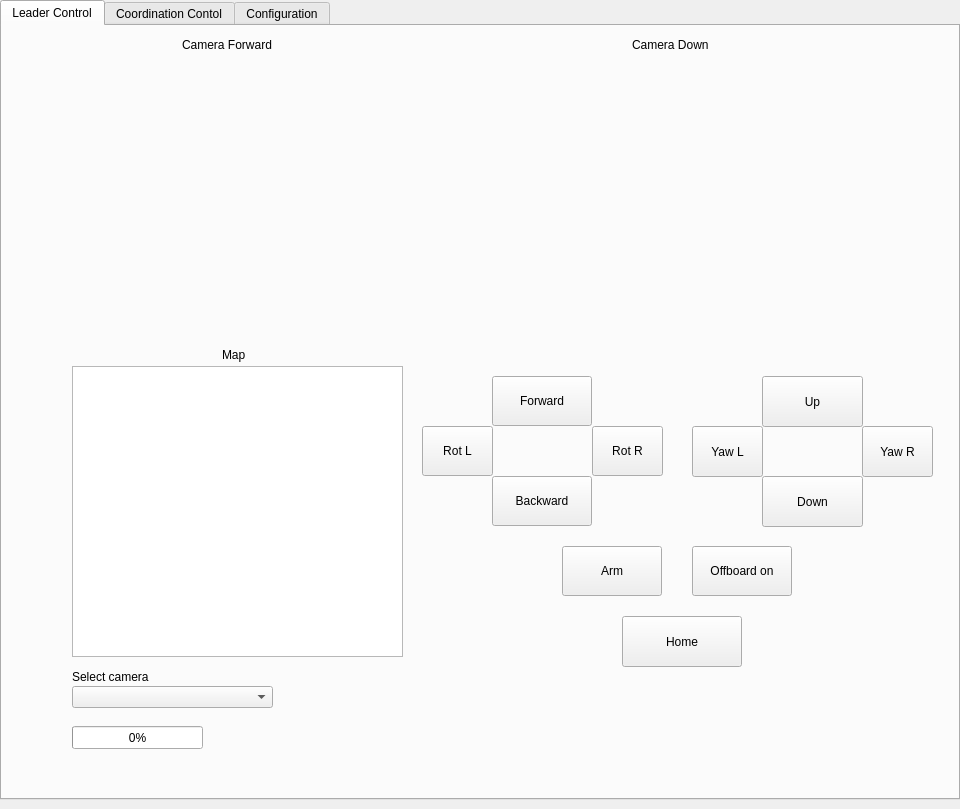
<?xml version="1.0" encoding="UTF-8"?>
<ui version="4.0">
 <class>MainWindow</class>
 <widget class="QWidget" name="MainWindow">
  <property name="geometry">
   <rect>
    <x>0</x>
    <y>0</y>
    <width>960</width>
    <height>809</height>
   </rect>
  </property>
  <property name="windowTitle">
   <string>UAV GUI</string>
  </property>
  <widget class="QWidget" name="centralwidget" native="true">
   <property name="geometry">
    <rect>
     <x>0</x>
     <y>0</y>
     <width>960</width>
     <height>800</height>
    </rect>
   </property>
   <widget class="QTabWidget" name="tabWidget">
    <property name="geometry">
     <rect>
      <x>0</x>
      <y>0</y>
      <width>960</width>
      <height>800</height>
     </rect>
    </property>
    <property name="currentIndex">
     <number>0</number>
    </property>
    <widget class="QWidget" name="leaderTab">
     <attribute name="title">
      <string>Leader Control</string>
     </attribute>
     <widget class="QPushButton" name="rotLeftButton">
      <property name="geometry">
       <rect>
        <x>420</x>
        <y>400</y>
        <width>71</width>
        <height>50</height>
       </rect>
      </property>
      <property name="text">
       <string>Rot L</string>
      </property>
     </widget>
     <widget class="QPushButton" name="forwardButton">
      <property name="geometry">
       <rect>
        <x>490</x>
        <y>350</y>
        <width>100</width>
        <height>50</height>
       </rect>
      </property>
      <property name="text">
       <string>Forward</string>
      </property>
     </widget>
     <widget class="QPushButton" name="rotRightButton">
      <property name="geometry">
       <rect>
        <x>590</x>
        <y>400</y>
        <width>71</width>
        <height>50</height>
       </rect>
      </property>
      <property name="text">
       <string>Rot R</string>
      </property>
     </widget>
     <widget class="QPushButton" name="upButton">
      <property name="geometry">
       <rect>
        <x>760</x>
        <y>350</y>
        <width>101</width>
        <height>51</height>
       </rect>
      </property>
      <property name="text">
       <string>Up</string>
      </property>
     </widget>
     <widget class="QPushButton" name="backwardButton">
      <property name="geometry">
       <rect>
        <x>490</x>
        <y>450</y>
        <width>100</width>
        <height>50</height>
       </rect>
      </property>
      <property name="text">
       <string>Backward</string>
      </property>
     </widget>
     <widget class="QWidget" name="forwardCameraLayoutWidget">
      <property name="geometry">
       <rect>
        <x>70</x>
        <y>30</y>
        <width>331</width>
        <height>271</height>
       </rect>
      </property>
      <layout class="QHBoxLayout" name="forwardCameraLayout" stretch="0">
       <item>
        <widget class="rqt_uav_gui_cpp::RatioLayoutedFrame" name="forwardCameraFrame_4">
         <property name="sizePolicy">
          <sizepolicy hsizetype="Expanding" vsizetype="Expanding">
           <horstretch>0</horstretch>
           <verstretch>0</verstretch>
          </sizepolicy>
         </property>
         <property name="minimumSize">
          <size>
           <width>80</width>
           <height>80</height>
          </size>
         </property>
         <property name="contextMenuPolicy">
          <enum>Qt::ActionsContextMenu</enum>
         </property>
         <property name="lineWidth">
          <number>1</number>
         </property>
        </widget>
       </item>
      </layout>
     </widget>
     <widget class="QWidget" name="downCameraLayoutWidget">
      <property name="geometry">
       <rect>
        <x>510</x>
        <y>30</y>
        <width>331</width>
        <height>271</height>
       </rect>
      </property>
      <layout class="QHBoxLayout" name="downCameraLayout" stretch="0">
       <item>
        <widget class="rqt_uav_gui_cpp::RatioLayoutedFrame" name="downCameraFrame_4">
         <property name="sizePolicy">
          <sizepolicy hsizetype="Expanding" vsizetype="Expanding">
           <horstretch>0</horstretch>
           <verstretch>0</verstretch>
          </sizepolicy>
         </property>
         <property name="minimumSize">
          <size>
           <width>80</width>
           <height>80</height>
          </size>
         </property>
         <property name="contextMenuPolicy">
          <enum>Qt::ActionsContextMenu</enum>
         </property>
         <property name="lineWidth">
          <number>1</number>
         </property>
        </widget>
       </item>
      </layout>
     </widget>
     <widget class="QPushButton" name="yawLeftButton">
      <property name="geometry">
       <rect>
        <x>690</x>
        <y>400</y>
        <width>71</width>
        <height>51</height>
       </rect>
      </property>
      <property name="text">
       <string>Yaw L</string>
      </property>
     </widget>
     <widget class="QPushButton" name="downButton">
      <property name="geometry">
       <rect>
        <x>760</x>
        <y>450</y>
        <width>101</width>
        <height>51</height>
       </rect>
      </property>
      <property name="text">
       <string>Down</string>
      </property>
     </widget>
     <widget class="QLabel" name="forwardCameraLabel">
      <property name="geometry">
       <rect>
        <x>180</x>
        <y>10</y>
        <width>120</width>
        <height>17</height>
       </rect>
      </property>
      <property name="text">
       <string>Camera Forward</string>
      </property>
     </widget>
     <widget class="QLabel" name="downCameraLabel">
      <property name="geometry">
       <rect>
        <x>630</x>
        <y>10</y>
        <width>120</width>
        <height>17</height>
       </rect>
      </property>
      <property name="text">
       <string>Camera Down</string>
      </property>
     </widget>
     <widget class="QPushButton" name="yawRightButton">
      <property name="geometry">
       <rect>
        <x>860</x>
        <y>400</y>
        <width>71</width>
        <height>51</height>
       </rect>
      </property>
      <property name="text">
       <string>Yaw R</string>
      </property>
     </widget>
     <widget class="QPushButton" name="endButton">
      <property name="geometry">
       <rect>
        <x>620</x>
        <y>590</y>
        <width>120</width>
        <height>51</height>
       </rect>
      </property>
      <property name="text">
       <string>Home</string>
      </property>
     </widget>
     <widget class="QPushButton" name="armButton">
      <property name="geometry">
       <rect>
        <x>560</x>
        <y>520</y>
        <width>100</width>
        <height>50</height>
       </rect>
      </property>
      <property name="text">
       <string>Arm</string>
      </property>
     </widget>
     <widget class="QPushButton" name="offboardOnButton">
      <property name="geometry">
       <rect>
        <x>690</x>
        <y>520</y>
        <width>100</width>
        <height>50</height>
       </rect>
      </property>
      <property name="text">
       <string>Offboard on</string>
      </property>
     </widget>
     <widget class="QComboBox" name="leaderBox">
      <property name="geometry">
       <rect>
        <x>70</x>
        <y>660</y>
        <width>201</width>
        <height>22</height>
       </rect>
      </property>
     </widget>
     <widget class="QLabel" name="leaderLabel">
      <property name="geometry">
       <rect>
        <x>70</x>
        <y>640</y>
        <width>310</width>
        <height>21</height>
       </rect>
      </property>
      <property name="text">
       <string>Select camera</string>
      </property>
     </widget>
     <widget class="QGraphicsView" name="graphicsView">
      <property name="geometry">
       <rect>
        <x>70</x>
        <y>340</y>
        <width>331</width>
        <height>291</height>
       </rect>
      </property>
     </widget>
     <widget class="QLabel" name="forwardCameraLabel_3">
      <property name="geometry">
       <rect>
        <x>220</x>
        <y>320</y>
        <width>31</width>
        <height>17</height>
       </rect>
      </property>
      <property name="text">
       <string>Map</string>
      </property>
     </widget>
     <widget class="QwtScaleWidget" name="ScaleWidget">
      <property name="geometry">
       <rect>
        <x>10</x>
        <y>340</y>
        <width>60</width>
        <height>291</height>
       </rect>
      </property>
     </widget>
     <widget class="QProgressBar" name="progressBatteryBar">
      <property name="geometry">
       <rect>
        <x>70</x>
        <y>700</y>
        <width>131</width>
        <height>23</height>
       </rect>
      </property>
      <property name="palette">
       <palette>
        <active>
         <colorrole role="BrightText">
          <brush brushstyle="SolidPattern">
           <color alpha="255">
            <red>255</red>
            <green>255</green>
            <blue>255</blue>
           </color>
          </brush>
         </colorrole>
         <colorrole role="Highlight">
          <brush brushstyle="SolidPattern">
           <color alpha="255">
            <red>0</red>
            <green>255</green>
            <blue>0</blue>
           </color>
          </brush>
         </colorrole>
         <colorrole role="HighlightedText">
          <brush brushstyle="SolidPattern">
           <color alpha="255">
            <red>255</red>
            <green>255</green>
            <blue>255</blue>
           </color>
          </brush>
         </colorrole>
        </active>
        <inactive>
         <colorrole role="BrightText">
          <brush brushstyle="SolidPattern">
           <color alpha="255">
            <red>255</red>
            <green>255</green>
            <blue>255</blue>
           </color>
          </brush>
         </colorrole>
         <colorrole role="Highlight">
          <brush brushstyle="SolidPattern">
           <color alpha="255">
            <red>0</red>
            <green>255</green>
            <blue>0</blue>
           </color>
          </brush>
         </colorrole>
         <colorrole role="HighlightedText">
          <brush brushstyle="SolidPattern">
           <color alpha="255">
            <red>255</red>
            <green>255</green>
            <blue>255</blue>
           </color>
          </brush>
         </colorrole>
        </inactive>
        <disabled>
         <colorrole role="BrightText">
          <brush brushstyle="SolidPattern">
           <color alpha="255">
            <red>255</red>
            <green>255</green>
            <blue>255</blue>
           </color>
          </brush>
         </colorrole>
         <colorrole role="Highlight">
          <brush brushstyle="SolidPattern">
           <color alpha="255">
            <red>145</red>
            <green>145</green>
            <blue>145</blue>
           </color>
          </brush>
         </colorrole>
         <colorrole role="HighlightedText">
          <brush brushstyle="SolidPattern">
           <color alpha="255">
            <red>255</red>
            <green>255</green>
            <blue>255</blue>
           </color>
          </brush>
         </colorrole>
        </disabled>
       </palette>
      </property>
      <property name="value">
       <number>0</number>
      </property>
      <property name="alignment">
       <set>Qt::AlignCenter</set>
      </property>
     </widget>
    </widget>
    <widget class="QWidget" name="swarmTab">
     <attribute name="title">
      <string>Coordination Contol</string>
     </attribute>
     <widget class="QTableWidget" name="tableWidget">
      <property name="geometry">
       <rect>
        <x>10</x>
        <y>30</y>
        <width>591</width>
        <height>331</height>
       </rect>
      </property>
     </widget>
     <widget class="QLabel" name="minHeightLabel_3">
      <property name="geometry">
       <rect>
        <x>10</x>
        <y>0</y>
        <width>251</width>
        <height>30</height>
       </rect>
      </property>
      <property name="text">
       <string>Swarm info</string>
      </property>
     </widget>
     <widget class="QTabWidget" name="tabWidget_2">
      <property name="geometry">
       <rect>
        <x>610</x>
        <y>30</y>
        <width>341</width>
        <height>731</height>
       </rect>
      </property>
      <property name="currentIndex">
       <number>0</number>
      </property>
      <widget class="QWidget" name="tab">
       <attribute name="title">
        <string>Control</string>
       </attribute>
       <widget class="QPushButton" name="startButton_3">
        <property name="geometry">
         <rect>
          <x>10</x>
          <y>580</y>
          <width>151</width>
          <height>30</height>
         </rect>
        </property>
        <property name="text">
         <string>Start</string>
        </property>
       </widget>
       <widget class="QPushButton" name="homeButton_3">
        <property name="geometry">
         <rect>
          <x>170</x>
          <y>580</y>
          <width>161</width>
          <height>30</height>
         </rect>
        </property>
        <property name="text">
         <string>Home</string>
        </property>
       </widget>
       <widget class="QDoubleSpinBox" name="longitudeBox_3">
        <property name="geometry">
         <rect>
          <x>0</x>
          <y>410</y>
          <width>101</width>
          <height>22</height>
         </rect>
        </property>
       </widget>
       <widget class="QLabel" name="longitudeLabel_3">
        <property name="geometry">
         <rect>
          <x>0</x>
          <y>390</y>
          <width>71</width>
          <height>20</height>
         </rect>
        </property>
        <property name="text">
         <string>Longitude</string>
        </property>
       </widget>
       <widget class="QLabel" name="latitudeLabel_3">
        <property name="geometry">
         <rect>
          <x>130</x>
          <y>390</y>
          <width>71</width>
          <height>20</height>
         </rect>
        </property>
        <property name="text">
         <string>Latitude</string>
        </property>
       </widget>
       <widget class="QDoubleSpinBox" name="latitudeBox_3">
        <property name="geometry">
         <rect>
          <x>130</x>
          <y>410</y>
          <width>91</width>
          <height>22</height>
         </rect>
        </property>
       </widget>
       <widget class="QPushButton" name="addButton_3">
        <property name="geometry">
         <rect>
          <x>40</x>
          <y>530</y>
          <width>251</width>
          <height>30</height>
         </rect>
        </property>
        <property name="text">
         <string>Add Checkpoint</string>
        </property>
       </widget>
       <widget class="QDoubleSpinBox" name="altitudeBox_3">
        <property name="geometry">
         <rect>
          <x>250</x>
          <y>410</y>
          <width>91</width>
          <height>22</height>
         </rect>
        </property>
       </widget>
       <widget class="QLabel" name="altitudeLabel_3">
        <property name="geometry">
         <rect>
          <x>250</x>
          <y>390</y>
          <width>71</width>
          <height>20</height>
         </rect>
        </property>
        <property name="text">
         <string>Altitude</string>
        </property>
       </widget>
       <widget class="QProgressBar" name="progressBar_4">
        <property name="geometry">
         <rect>
          <x>0</x>
          <y>660</y>
          <width>341</width>
          <height>30</height>
         </rect>
        </property>
        <property name="value">
         <number>24</number>
        </property>
       </widget>
       <widget class="QLabel" name="progressLabel_4">
        <property name="geometry">
         <rect>
          <x>0</x>
          <y>630</y>
          <width>250</width>
          <height>20</height>
         </rect>
        </property>
        <property name="text">
         <string>Progress</string>
        </property>
       </widget>
       <widget class="QLabel" name="label">
        <property name="geometry">
         <rect>
          <x>0</x>
          <y>10</y>
          <width>121</width>
          <height>17</height>
         </rect>
        </property>
        <property name="font">
         <font>
          <pointsize>12</pointsize>
         </font>
        </property>
        <property name="text">
         <string>Swarm settings</string>
        </property>
       </widget>
       <widget class="Line" name="line">
        <property name="geometry">
         <rect>
          <x>0</x>
          <y>330</y>
          <width>341</width>
          <height>16</height>
         </rect>
        </property>
        <property name="orientation">
         <enum>Qt::Horizontal</enum>
        </property>
       </widget>
       <widget class="QLabel" name="label_2">
        <property name="geometry">
         <rect>
          <x>0</x>
          <y>350</y>
          <width>171</width>
          <height>17</height>
         </rect>
        </property>
        <property name="font">
         <font>
          <pointsize>12</pointsize>
         </font>
        </property>
        <property name="text">
         <string>Flight by Coordinates</string>
        </property>
       </widget>
       <widget class="QPushButton" name="armButton_2">
        <property name="geometry">
         <rect>
          <x>50</x>
          <y>460</y>
          <width>100</width>
          <height>50</height>
         </rect>
        </property>
        <property name="text">
         <string>Arm</string>
        </property>
       </widget>
       <widget class="QPushButton" name="offboardOnButton_2">
        <property name="geometry">
         <rect>
          <x>180</x>
          <y>460</y>
          <width>100</width>
          <height>50</height>
         </rect>
        </property>
        <property name="text">
         <string>Offboard on</string>
        </property>
       </widget>
       <widget class="QGroupBox" name="groupBox">
        <property name="geometry">
         <rect>
          <x>0</x>
          <y>20</y>
          <width>341</width>
          <height>321</height>
         </rect>
        </property>
        <property name="title">
         <string/>
        </property>
        <widget class="QPushButton" name="saveButton">
         <property name="geometry">
          <rect>
           <x>40</x>
           <y>210</y>
           <width>111</width>
           <height>30</height>
          </rect>
         </property>
         <property name="text">
          <string>Save</string>
         </property>
        </widget>
        <widget class="QLabel" name="minHeightLabel">
         <property name="geometry">
          <rect>
           <x>50</x>
           <y>90</y>
           <width>81</width>
           <height>30</height>
          </rect>
         </property>
         <property name="text">
          <string>Min Height</string>
         </property>
        </widget>
        <widget class="QDoubleSpinBox" name="longitudeBox_6">
         <property name="geometry">
          <rect>
           <x>50</x>
           <y>120</y>
           <width>91</width>
           <height>22</height>
          </rect>
         </property>
        </widget>
        <widget class="QComboBox" name="algorithmBox">
         <property name="geometry">
          <rect>
           <x>40</x>
           <y>50</y>
           <width>251</width>
           <height>31</height>
          </rect>
         </property>
        </widget>
        <widget class="QDoubleSpinBox" name="latitudeBox_6">
         <property name="geometry">
          <rect>
           <x>200</x>
           <y>120</y>
           <width>91</width>
           <height>22</height>
          </rect>
         </property>
        </widget>
        <widget class="QLabel" name="maxHeightLabel">
         <property name="geometry">
          <rect>
           <x>200</x>
           <y>90</y>
           <width>71</width>
           <height>30</height>
          </rect>
         </property>
         <property name="text">
          <string>Max Height</string>
         </property>
        </widget>
        <widget class="QLabel" name="distanceLabel_2">
         <property name="geometry">
          <rect>
           <x>50</x>
           <y>140</y>
           <width>71</width>
           <height>30</height>
          </rect>
         </property>
         <property name="text">
          <string>Parameter</string>
         </property>
        </widget>
        <widget class="QLabel" name="algorithmLabel">
         <property name="geometry">
          <rect>
           <x>40</x>
           <y>30</y>
           <width>251</width>
           <height>23</height>
          </rect>
         </property>
         <property name="text">
          <string>Algorithm</string>
         </property>
        </widget>
        <widget class="QDoubleSpinBox" name="parameterBox">
         <property name="geometry">
          <rect>
           <x>50</x>
           <y>170</y>
           <width>91</width>
           <height>22</height>
          </rect>
         </property>
        </widget>
        <widget class="QDoubleSpinBox" name="batteryBox">
         <property name="geometry">
          <rect>
           <x>200</x>
           <y>170</y>
           <width>91</width>
           <height>22</height>
          </rect>
         </property>
        </widget>
        <widget class="QLabel" name="distanceLabel_3">
         <property name="geometry">
          <rect>
           <x>200</x>
           <y>140</y>
           <width>141</width>
           <height>30</height>
          </rect>
         </property>
         <property name="text">
          <string>Landing battery level, %</string>
         </property>
        </widget>
        <widget class="QPushButton" name="loadButton">
         <property name="geometry">
          <rect>
           <x>180</x>
           <y>210</y>
           <width>111</width>
           <height>30</height>
          </rect>
         </property>
         <property name="text">
          <string>Load</string>
         </property>
        </widget>
        <widget class="QPushButton" name="addButton_4">
         <property name="geometry">
          <rect>
           <x>40</x>
           <y>260</y>
           <width>251</width>
           <height>30</height>
          </rect>
         </property>
         <property name="text">
          <string>Set</string>
         </property>
        </widget>
       </widget>
      </widget>
      <widget class="QWidget" name="tab_2">
       <attribute name="title">
        <string>Cameras</string>
       </attribute>
       <widget class="QWidget" name="forwardCameraLayoutWidget_4">
        <property name="geometry">
         <rect>
          <x>0</x>
          <y>40</y>
          <width>331</width>
          <height>271</height>
         </rect>
        </property>
        <layout class="QHBoxLayout" name="forwardCameraLayout_4">
         <item>
          <widget class="rqt_uav_gui_cpp::RatioLayoutedFrame" name="forwardCameraFrame_2">
           <property name="sizePolicy">
            <sizepolicy hsizetype="Expanding" vsizetype="Expanding">
             <horstretch>0</horstretch>
             <verstretch>0</verstretch>
            </sizepolicy>
           </property>
           <property name="minimumSize">
            <size>
             <width>80</width>
             <height>80</height>
            </size>
           </property>
           <property name="contextMenuPolicy">
            <enum>Qt::ActionsContextMenu</enum>
           </property>
           <property name="lineWidth">
            <number>1</number>
           </property>
          </widget>
         </item>
        </layout>
       </widget>
       <widget class="QLabel" name="forwardCameraLabel_6">
        <property name="geometry">
         <rect>
          <x>110</x>
          <y>20</y>
          <width>120</width>
          <height>17</height>
         </rect>
        </property>
        <property name="text">
         <string>Camera Forward</string>
        </property>
       </widget>
       <widget class="QWidget" name="downCameraLayoutWidget_4">
        <property name="geometry">
         <rect>
          <x>0</x>
          <y>340</y>
          <width>331</width>
          <height>271</height>
         </rect>
        </property>
        <layout class="QHBoxLayout" name="downCameraLayout_4">
         <item>
          <widget class="rqt_uav_gui_cpp::RatioLayoutedFrame" name="downCameraFrame">
           <property name="sizePolicy">
            <sizepolicy hsizetype="Expanding" vsizetype="Expanding">
             <horstretch>0</horstretch>
             <verstretch>0</verstretch>
            </sizepolicy>
           </property>
           <property name="minimumSize">
            <size>
             <width>80</width>
             <height>80</height>
            </size>
           </property>
           <property name="contextMenuPolicy">
            <enum>Qt::ActionsContextMenu</enum>
           </property>
           <property name="lineWidth">
            <number>1</number>
           </property>
          </widget>
         </item>
        </layout>
       </widget>
       <widget class="QLabel" name="downCameraLabel_4">
        <property name="geometry">
         <rect>
          <x>110</x>
          <y>320</y>
          <width>120</width>
          <height>17</height>
         </rect>
        </property>
        <property name="text">
         <string>Camera Down</string>
        </property>
       </widget>
      </widget>
     </widget>
     <widget class="QTableWidget" name="tableWidget_2">
      <property name="geometry">
       <rect>
        <x>10</x>
        <y>420</y>
        <width>591</width>
        <height>331</height>
       </rect>
      </property>
     </widget>
     <widget class="QLabel" name="minHeightLabel_4">
      <property name="geometry">
       <rect>
        <x>10</x>
        <y>390</y>
        <width>251</width>
        <height>30</height>
       </rect>
      </property>
      <property name="text">
       <string>Coordinates</string>
      </property>
     </widget>
    </widget>
    <widget class="QWidget" name="tab_3">
     <attribute name="title">
      <string>Configuration</string>
     </attribute>
     <widget class="QFrame" name="frame">
      <property name="geometry">
       <rect>
        <x>20</x>
        <y>30</y>
        <width>911</width>
        <height>501</height>
       </rect>
      </property>
      <property name="frameShape">
       <enum>QFrame::StyledPanel</enum>
      </property>
      <property name="frameShadow">
       <enum>QFrame::Raised</enum>
      </property>
      <widget class="QGraphicsView" name="formationGraphics">
       <property name="geometry">
        <rect>
         <x>0</x>
         <y>1</y>
         <width>911</width>
         <height>501</height>
        </rect>
       </property>
      </widget>
      <widget class="QwtPlot" name="formPlot">
       <property name="enabled">
        <bool>true</bool>
       </property>
       <property name="geometry">
        <rect>
         <x>0</x>
         <y>10</y>
         <width>881</width>
         <height>461</height>
        </rect>
       </property>
       <property name="autoFillBackground">
        <bool>false</bool>
       </property>
       <property name="autoReplot">
        <bool>true</bool>
       </property>
      </widget>
     </widget>
     <widget class="QLabel" name="algorithmLabel_2">
      <property name="geometry">
       <rect>
        <x>20</x>
        <y>0</y>
        <width>251</width>
        <height>23</height>
       </rect>
      </property>
      <property name="text">
       <string/>
      </property>
     </widget>
     <widget class="QLabel" name="algorithmLabel_3">
      <property name="geometry">
       <rect>
        <x>20</x>
        <y>10</y>
        <width>251</width>
        <height>23</height>
       </rect>
      </property>
      <property name="text">
       <string>Formation preview</string>
      </property>
     </widget>
     <widget class="QComboBox" name="algorithmBox_2">
      <property name="geometry">
       <rect>
        <x>130</x>
        <y>590</y>
        <width>251</width>
        <height>31</height>
       </rect>
      </property>
     </widget>
     <widget class="QLabel" name="algorithmLabel_4">
      <property name="geometry">
       <rect>
        <x>130</x>
        <y>560</y>
        <width>251</width>
        <height>23</height>
       </rect>
      </property>
      <property name="text">
       <string>Select formation</string>
      </property>
     </widget>
     <widget class="QPushButton" name="setFormationButton">
      <property name="geometry">
       <rect>
        <x>640</x>
        <y>590</y>
        <width>171</width>
        <height>51</height>
       </rect>
      </property>
      <property name="text">
       <string>Set</string>
      </property>
     </widget>
     <widget class="QPushButton" name="plusGradusRotFormButton">
      <property name="geometry">
       <rect>
        <x>420</x>
        <y>590</y>
        <width>71</width>
        <height>50</height>
       </rect>
      </property>
      <property name="text">
       <string>+45°</string>
      </property>
     </widget>
     <widget class="QPushButton" name="minusGradusRotFormButton">
      <property name="geometry">
       <rect>
        <x>510</x>
        <y>590</y>
        <width>71</width>
        <height>50</height>
       </rect>
      </property>
      <property name="text">
       <string>-45°</string>
      </property>
     </widget>
     <widget class="QDoubleSpinBox" name="formParamBox">
      <property name="geometry">
       <rect>
        <x>130</x>
        <y>690</y>
        <width>91</width>
        <height>22</height>
       </rect>
      </property>
      <property name="maximum">
       <double>100000.000000000000000</double>
      </property>
      <property name="value">
       <double>10.000000000000000</double>
      </property>
     </widget>
     <widget class="QDoubleSpinBox" name="formSecAngBox">
      <property name="geometry">
       <rect>
        <x>250</x>
        <y>690</y>
        <width>91</width>
        <height>22</height>
       </rect>
      </property>
      <property name="maximum">
       <double>340.000000000000000</double>
      </property>
      <property name="value">
       <double>90.000000000000000</double>
      </property>
     </widget>
     <widget class="QDoubleSpinBox" name="formArcLenBox">
      <property name="geometry">
       <rect>
        <x>370</x>
        <y>690</y>
        <width>91</width>
        <height>22</height>
       </rect>
      </property>
      <property name="maximum">
       <double>100000.000000000000000</double>
      </property>
      <property name="value">
       <double>35.000000000000000</double>
      </property>
     </widget>
     <widget class="QLabel" name="formParamLabel">
      <property name="geometry">
       <rect>
        <x>130</x>
        <y>660</y>
        <width>81</width>
        <height>30</height>
       </rect>
      </property>
      <property name="text">
       <string>Parameter</string>
      </property>
     </widget>
     <widget class="QLabel" name="formSecAngLabel">
      <property name="geometry">
       <rect>
        <x>250</x>
        <y>660</y>
        <width>91</width>
        <height>30</height>
       </rect>
      </property>
      <property name="text">
       <string>Sector Angle</string>
      </property>
     </widget>
     <widget class="QLabel" name="formArcLenLabel">
      <property name="geometry">
       <rect>
        <x>370</x>
        <y>660</y>
        <width>81</width>
        <height>30</height>
       </rect>
      </property>
      <property name="text">
       <string>Arc Length</string>
      </property>
     </widget>
     <widget class="QPushButton" name="helpFormButton">
      <property name="geometry">
       <rect>
        <x>130</x>
        <y>720</y>
        <width>89</width>
        <height>25</height>
       </rect>
      </property>
      <property name="text">
       <string>Help</string>
      </property>
     </widget>
    </widget>
   </widget>
  </widget>
 </widget>
 <customwidgets>
  <customwidget>
   <class>QwtPlot</class>
   <extends>QFrame</extends>
   <header>qwt_plot.h</header>
  </customwidget>
  <customwidget>
   <class>QwtScaleWidget</class>
   <extends>QWidget</extends>
   <header>qwt_scale_widget.h</header>
  </customwidget>
  <customwidget>
   <class>rqt_uav_gui_cpp::RatioLayoutedFrame</class>
   <extends>QFrame</extends>
   <header>rqt_uav_gui_cpp/rlf.h</header>
   <container>1</container>
  </customwidget>
 </customwidgets>
 <resources/>
 <connections/>
</ui>
